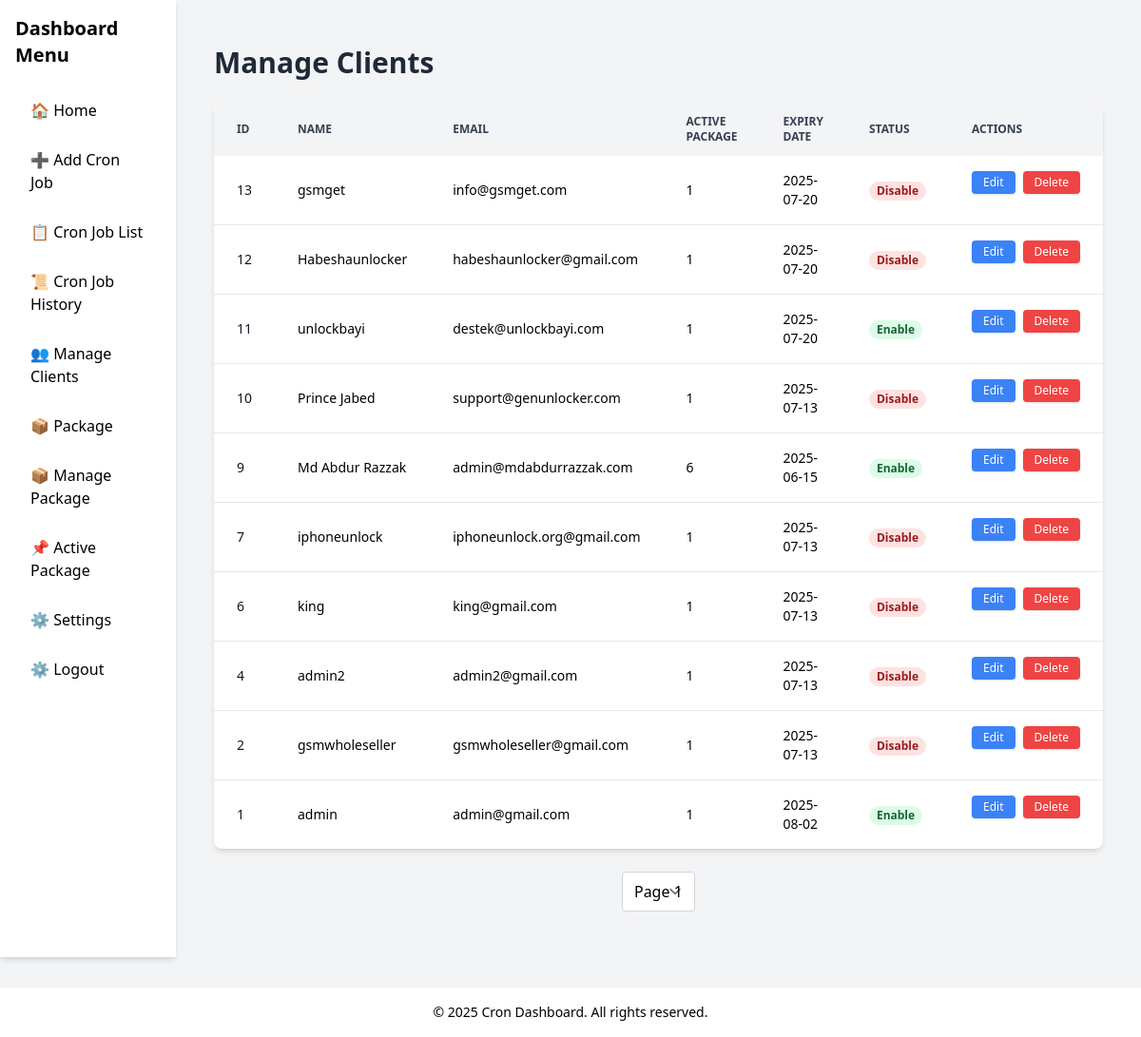
/manage-clients (signed in), run on the app's committed database.
### tables this page shows
CREATE TABLE users (
    id INTEGER PRIMARY KEY AUTOINCREMENT,
    name TEXT NOT NULL,
    email TEXT NOT NULL UNIQUE,
    password TEXT NOT NULL
, active_package INTEGER, expair_date TEXT, status TEXT DEFAULT 'Enable', mobile TEXT, domain TEXT, order_update_url TEXT, price_update_url TEXT, file_update_url TEXT, role TEXT DEFAULT 'user' 
CHECK (role IN ('user', 'admin', 'super_admin')));

### admin/app.py (the view)
@app.route("/manage-clients")
@login_required
def manage_clients():
    page = int(request.args.get("page", 1))
    per_page = 10
    offset = (page - 1) * per_page
    conn = get_db_connection()
    total = conn.execute("SELECT COUNT(*) FROM users").fetchone()[0]
    clients = conn.execute("""
        SELECT * FROM users
        ORDER BY id DESC
        LIMIT ? OFFSET ?
    """, (per_page, offset)).fetchall()
    conn.close()
    return render_template("manage_clients.html", clients=clients, page=page, per_page=per_page, total=total)

### admin/app.py (called while the page is built)
def get_db_connection():
    conn = sqlite3.connect(DB_FILE)
    conn.row_factory = sqlite3.Row
    return conn

def login_required(f):
    @wraps(f)
    def decorated_function(*args, **kwargs):
        if "user_id" not in session:
            return redirect(url_for("login"))
        return f(*args, **kwargs)
    return decorated_function

### admin/templates/manage_clients.html (shortened to what this page needs)
{% extends "base.html" %}
{% block content %}
<div class="max-w-7xl mx-auto px-4 py-6">
    <h2 class="text-3xl font-bold text-gray-800 mb-6">Manage Clients</h2>
    <div class="bg-white shadow-md rounded-lg overflow-hidden">
        <table class="w-full table-auto text-sm text-left">
            <thead class="bg-gray-100 text-gray-700 uppercase text-xs font-semibold">
                <tr>
                    <th class="px-6 py-3">ID</th>
                    <th class="px-6 py-3">Name</th>
                    <th class="px-6 py-3">Email</th>
                    <th class="px-6 py-3">Active Package</th>
                    <th class="px-6 py-3">Expiry Date</th>
                    <th class="px-6 py-3">Status</th>
                    <th class="px-6 py-3">Actions</th>
                </tr>
            </thead>
            <tbody class="divide-y divide-gray-200">
                {% for client in clients %}
                <tr class="hover:bg-gray-50">
                    <td class="px-6 py-4 text-gray-900">{{ client.id }}</td>
                    <td class="px-6 py-4">{{ client.name }}</td>
                    <td class="px-6 py-4">{{ client.email }}</td>
                    <td class="px-6 py-4">{{ client.active_package or 'None' }}</td>
                    <td class="px-6 py-4">{{ client.expair_date or '—' }}</td>
                    <td class="px-6 py-4">
                        <span class="px-2 inline-flex text-xs leading-5 font-semibold rounded-full
                            {{ 'bg-green-100 text-green-800' if client.status == 'Enable' else 'bg-red-100 text-red-800' }}">
                            {{ client.status }}
                        </span>
                    </td>
                    <td class="px-6 py-4 flex space-x-2 justify-center">
                        <a href="{{ url_for('edit_client', client_id=client.id) }}"
                           class="inline-block px-3 py-1 bg-blue-500 text-white text-xs font-medium rounded hover:bg-blue-600 shadow">
                            Edit
                        </a>
                        <a href="{{ url_for('delete_user', user_id=client.id) }}"
                           class="inline-block px-3 py-1 bg-red-500 text-white text-xs font-medium rounded hover:bg-red-600 shadow"
                           onclick="return confirm('Are you sure you want to delete this client?');">
                            Delete
                        </a>
                    </td>
                </tr>
                {% endfor %}
            </tbody>
        </table>
    </div>
    <div class="flex justify-between items-center mt-6">
        <form method="get" action="{{ url_for('manage_clients') }}" class="flex items-center space-x-2">
            <select name="page" onchange="this.form.submit()"
                    class="px-3 py-2 border border-gray-300 rounded focus:ring-2 focus:ring-blue-400 focus:outline-none">
                {% set total_pages = (total // per_page) + (1 if total % per_page > 0 else 0) %}
                {% for p in range(1, total_pages + 1) %}
                    <option value="{{ p }}" {% if p == page %}selected{% endif %}>Page {{ p }}</option>
                {% endfor %}
            </select>
        </form>
    </div>
</div>
{% endblock %}

### data on the page
users: id "13", name "gsmget", email "info@gsmget.com", active_package "1", expair_date "2025-07-20", status "Disable"
users: id "12", name "Habeshaunlocker", email "habeshaunlocker@gmail.com", active_package "1", expair_date "2025-07-20", status "Disable"
users: id "11", name "unlockbayi", email "destek@unlockbayi.com", active_package "1", expair_date "2025-07-20", status "Enable"
users: id "10", name "Prince Jabed", email "support@genunlocker.com", active_package "1", expair_date "2025-07-13", status "Disable"
users: id "9", name "Md Abdur Razzak", email "admin@mdabdurrazzak.com", active_package "6", expair_date "2025-06-15", status "Enable"
users: id "7", name "iphoneunlock", email "iphoneunlock.org@gmail.com", active_package "1", expair_date "2025-07-13", status "Disable"
users: id "6", name "king", email "king@gmail.com", active_package "1", expair_date "2025-07-13", status "Disable"
users: id "4", name "admin2", email "admin2@gmail.com", active_package "1", expair_date "2025-07-13", status "Disable"
users: id "2", name "gsmwholeseller", email "gsmwholeseller@gmail.com", active_package "1", expair_date "2025-07-13", status "Disable"
users: id "1", name "admin", email "admin@gmail.com", active_package "1", expair_date "2025-08-02", status "Enable"

### other printed values
{{ current_year or 2025 }} "2025"
